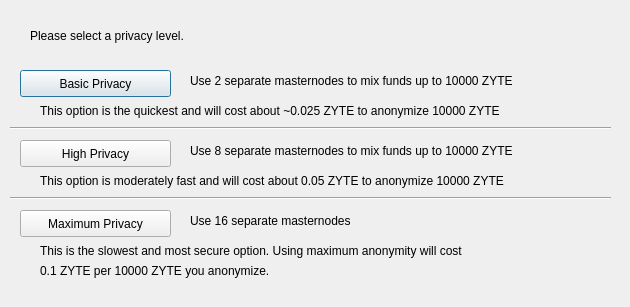
<?xml version="1.0" encoding="UTF-8"?>
<ui version="4.0">
 <class>ObfuscationConfig</class>
 <widget class="QDialog" name="ObfuscationConfig">
  <property name="geometry">
   <rect>
    <x>0</x>
    <y>0</y>
    <width>630</width>
    <height>307</height>
   </rect>
  </property>
  <property name="windowTitle">
   <string>Configure Obfuscation</string>
  </property>
  <widget class="QPushButton" name="buttonBasic">
   <property name="geometry">
    <rect>
     <x>20</x>
     <y>70</y>
     <width>151</width>
     <height>27</height>
    </rect>
   </property>
   <property name="text">
    <string>Basic Privacy</string>
   </property>
  </widget>
  <widget class="QPushButton" name="buttonHigh">
   <property name="geometry">
    <rect>
     <x>20</x>
     <y>140</y>
     <width>151</width>
     <height>27</height>
    </rect>
   </property>
   <property name="text">
    <string>High Privacy</string>
   </property>
  </widget>
  <widget class="QPushButton" name="buttonMax">
   <property name="geometry">
    <rect>
     <x>20</x>
     <y>210</y>
     <width>151</width>
     <height>27</height>
    </rect>
   </property>
   <property name="text">
    <string>Maximum Privacy</string>
   </property>
  </widget>
  <widget class="QLabel" name="label">
   <property name="geometry">
    <rect>
     <x>30</x>
     <y>20</y>
     <width>571</width>
     <height>31</height>
    </rect>
   </property>
   <property name="text">
    <string>Please select a privacy level.</string>
   </property>
  </widget>
  <widget class="QLabel" name="label_2">
   <property name="geometry">
    <rect>
     <x>190</x>
     <y>70</y>
     <width>421</width>
     <height>21</height>
    </rect>
   </property>
   <property name="text">
    <string>Use 2 separate masternodes to mix funds up to 10000 ZYTE</string>
   </property>
  </widget>
  <widget class="QLabel" name="label_3">
   <property name="geometry">
    <rect>
     <x>190</x>
     <y>140</y>
     <width>411</width>
     <height>21</height>
    </rect>
   </property>
   <property name="text">
    <string>Use 8 separate masternodes to mix funds up to 10000 ZYTE</string>
   </property>
  </widget>
  <widget class="QLabel" name="label_4">
   <property name="geometry">
    <rect>
     <x>190</x>
     <y>210</y>
     <width>421</width>
     <height>21</height>
    </rect>
   </property>
   <property name="text">
    <string>Use 16 separate masternodes</string>
   </property>
  </widget>
  <widget class="QLabel" name="label_6">
   <property name="geometry">
    <rect>
     <x>40</x>
     <y>100</y>
     <width>561</width>
     <height>21</height>
    </rect>
   </property>
   <property name="text">
    <string>This option is the quickest and will cost about ~0.025 ZYTE to anonymize 10000 ZYTE</string>
   </property>
  </widget>
  <widget class="QLabel" name="label_7">
   <property name="geometry">
    <rect>
     <x>40</x>
     <y>170</y>
     <width>561</width>
     <height>21</height>
    </rect>
   </property>
   <property name="text">
    <string>This option is moderately fast and will cost about 0.05 ZYTE to anonymize 10000 ZYTE</string>
   </property>
  </widget>
  <widget class="QLabel" name="label_8">
   <property name="geometry">
    <rect>
     <x>40</x>
     <y>240</y>
     <width>561</width>
     <height>21</height>
    </rect>
   </property>
   <property name="text">
    <string>This is the slowest and most secure option. Using maximum anonymity will cost</string>
   </property>
  </widget>
  <widget class="QLabel" name="label_9">
   <property name="geometry">
    <rect>
     <x>40</x>
     <y>260</y>
     <width>561</width>
     <height>21</height>
    </rect>
   </property>
   <property name="text">
    <string>0.1 ZYTE per 10000 ZYTE you anonymize.</string>
   </property>
  </widget>
  <widget class="Line" name="line">
   <property name="geometry">
    <rect>
     <x>10</x>
     <y>120</y>
     <width>601</width>
     <height>16</height>
    </rect>
   </property>
   <property name="orientation">
    <enum>Qt::Horizontal</enum>
   </property>
  </widget>
  <widget class="Line" name="line_2">
   <property name="geometry">
    <rect>
     <x>10</x>
     <y>190</y>
     <width>601</width>
     <height>16</height>
    </rect>
   </property>
   <property name="orientation">
    <enum>Qt::Horizontal</enum>
   </property>
  </widget>
 </widget>
 <resources/>
 <connections/>
</ui>
